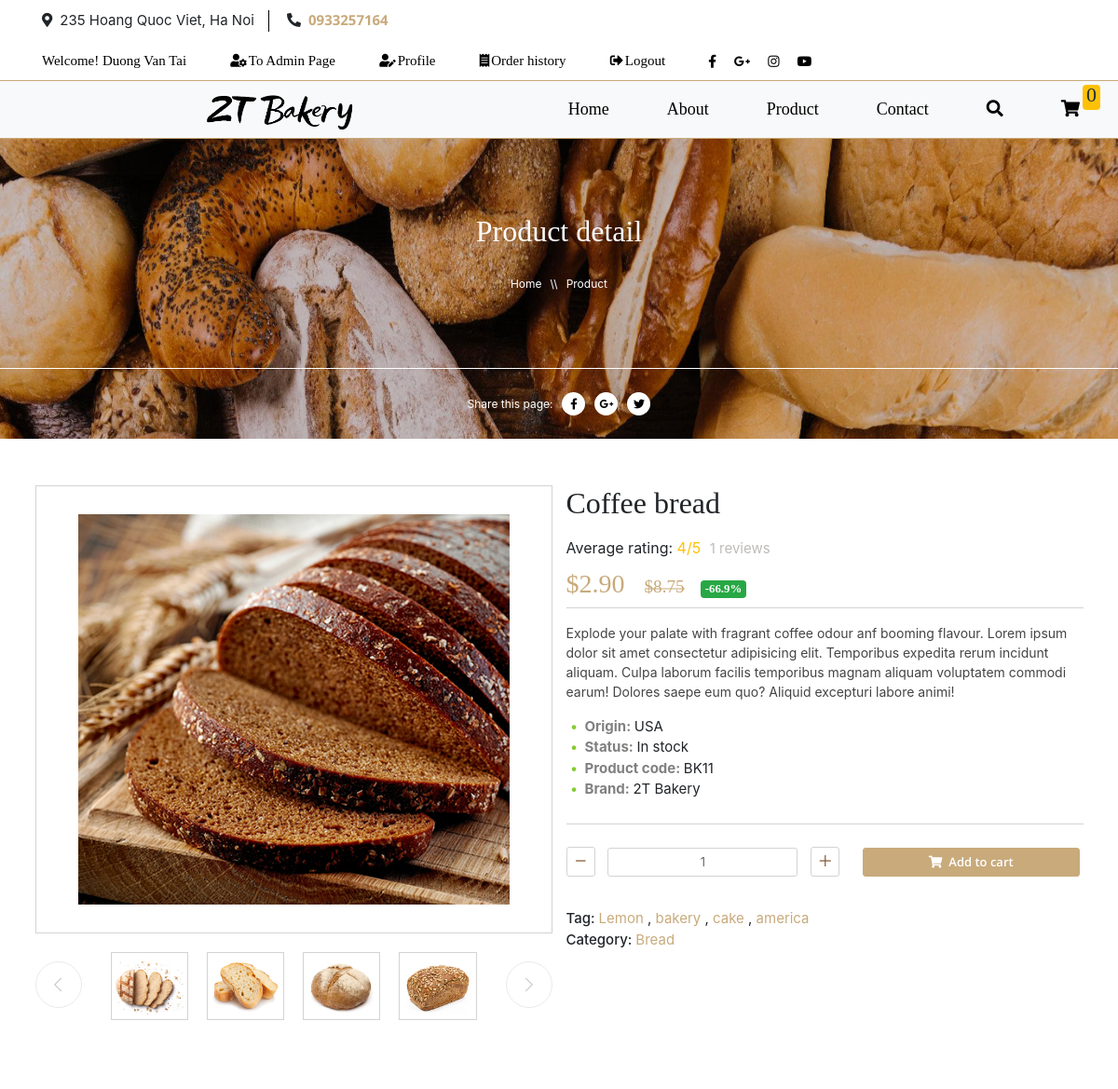
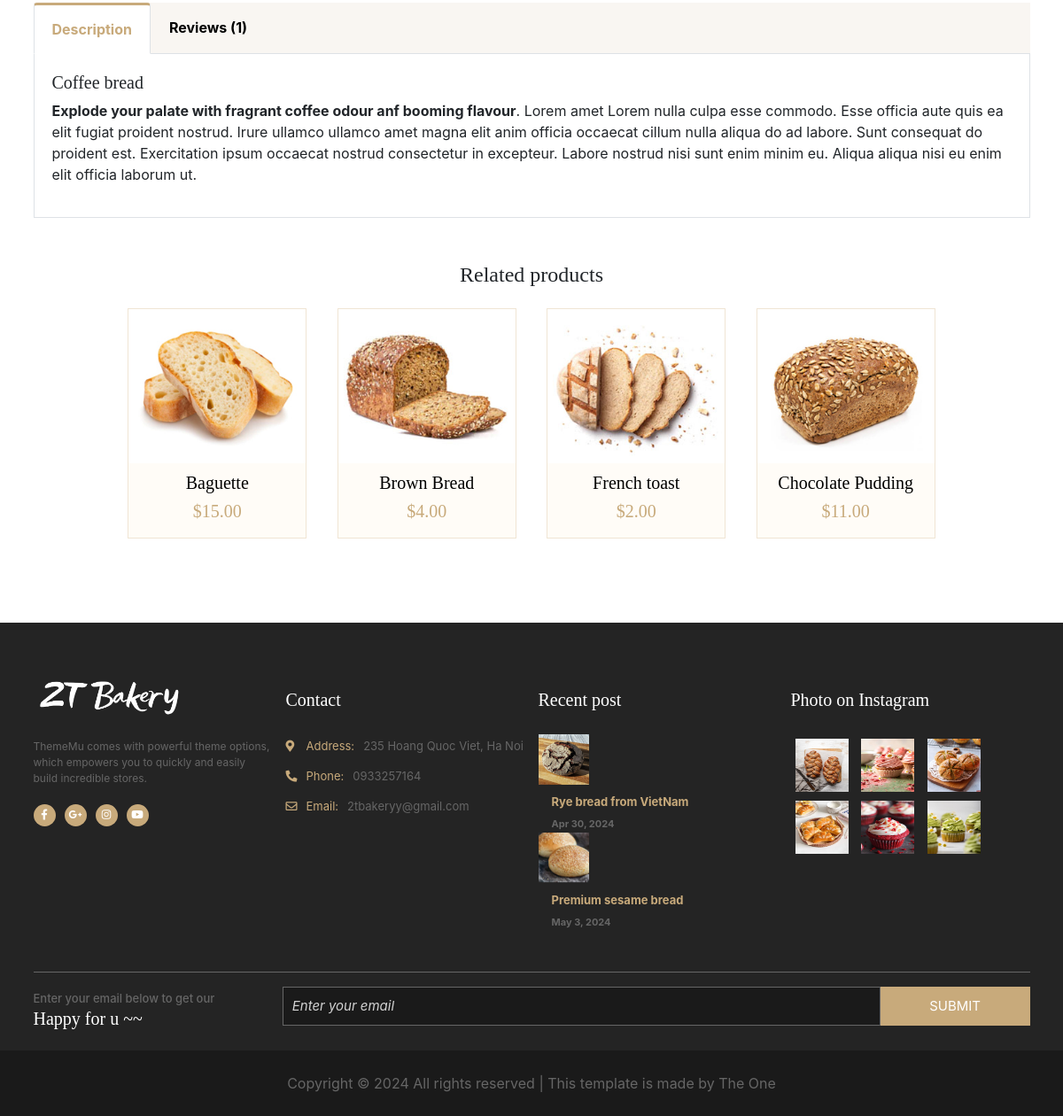
Screenshot of /?controller=product&action=productDetail&id=11 (signed in) with the database file from the repository (2 pictures, top to bottom).
### tables this page shows
CREATE TABLE `account` (
  `id` int(11) NOT NULL,
  `fname` varchar(100) NOT NULL,
  `lname` varchar(100) NOT NULL,
  `email` varchar(100) NOT NULL,
  `phone` varchar(100) NOT NULL,
  `password` varchar(100) NOT NULL,
  `remember_token` varchar(150) DEFAULT NULL,
  `province` varchar(50) NOT NULL,
  `address` varchar(255) DEFAULT NULL,
  `role` varchar(50) DEFAULT 'customer',
  `status` tinyint(1) DEFAULT 1 COMMENT '1 là ok, 0 bị khóa',
  `created_at` date DEFAULT current_timestamp(),
  `updated_at` date DEFAULT current_timestamp()
);

CREATE TABLE `product` (
  `id` int(11) NOT NULL,
  `name` varchar(200) NOT NULL,
  `image` varchar(200) NOT NULL,
  `price` float(9,3) NOT NULL,
  `sale_price` float(9,3) DEFAULT 0.000,
  `description` text DEFAULT NULL,
  `origin` varchar(100) NOT NULL,
  `quantity` int(11) NOT NULL DEFAULT 1,
  `status` tinyint(1) DEFAULT 1 COMMENT '1 là hiển thị, 0 ẩn',
  `category_id` int(11) NOT NULL,
  `created_at` date DEFAULT current_timestamp(),
  `updated_at` date DEFAULT current_timestamp()
);

CREATE TABLE `category` (
  `id` int(11) NOT NULL,
  `name` varchar(100) NOT NULL,
  `status` tinyint(1) DEFAULT 1 COMMENT '1 là hiển thị, 0 ẩn',
  `priority` tinyint(4) DEFAULT 1,
  `created_at` date DEFAULT current_timestamp(),
  `updated_at` date DEFAULT current_timestamp()
);

### Application/Views/site/product/product_detail.php (the view, shortened to what the rows shown need)
<?php view('shared.site.header', [
    'title' => 'Product Detail'
]);
?>
<section class="banner product-detail-banner">
    <div class="container-fluid banner-title">
        <div class="row">
            <div class="col-md-12">
                <h2 id="motto">Product detail</h2>
                <span>Home</span> &nbsp;<span>\\</span> &nbsp;<span>Product</span>
            </div>
        </div>
    </div>
    <div class="container-fluid banner-share">
        <div class="row">
            <span>Share this page:</span>
            <div class="banner-social">
                <a href="#"><i class="fab fa-facebook-f"></i></a>
                <a href="#"><i class="fab fa-google-plus-g"></i></a>
                <a href="#"><i class="fab fa-twitter"></i></a>
            </div>
        </div>
    </div>
</section>
<section class="product-details p-50">
    <div class="container">
        <div class="row">
            <div class="col-md-6">
                <div class="product__details__pic">
                    <div class="product-detail-big-pic">
                        <img src="./public/uploads/<?= $pro["image"] ?>" alt="">
                    </div>
                    <div id="carouselId" class="carousel slide" data-ride="carousel">
                        <div class="carousel-inner" role="listbox">
                            <div class="carousel-item active">
                                <div class="d-none d-lg-block">
                                    <div class="slide-box">
                                        <img class="product-img-item" src="./public/uploads/bread-8.jpg"
                                            alt="First slide">
                                        <img class="product-img-item" src="./public/uploads/bread-9.png"
                                            alt="First slide">
                                        <img class="product-img-item" src="./public/uploads/bread-10.png"
                                            alt="First slide">
                                        <img class="product-img-item" src="./public/uploads/bread-11.png"
                                            alt="First slide">
                                    </div>
                                </div>
                            </div>
                        </div>
                        <a class="carousel-control-prev" href="#carouselId" role="button" data-slide="prev">
                            <i class="ti ti-angle-left"></i>
                        </a>
                        <a class="carousel-control-next" href="#carouselId" role="button" data-slide="next">
                            <i class="ti ti-angle-right"></i>
                        </a>
                    </div>
                </div>
            </div>
            <div class="col-md-6">
                <div class="product__details__text">
                    <h2 style="margin-bottom: 1rem"><?= $pro["name"] ?></h2>
                    <div class="rating">
                        <span>Average rating:</span><span style="color: #ffc107">
                            <?= round($avg['rating'], 1) ?>/5</span>
                        <span id="customer-review-no"> <?= sizeof($reviews) ?> reviews</span>
                        <?php if ($pro['sale_price'] < $pro['price'] && $pro['sale_price'] > 0) : ?>
                        <h3 class="product__details__price">$<?= number_format($pro["sale_price"], 2, '.', '') ?> &nbsp;
                            <span class="strikeout"
                                style="font-size:1.2rem">$<?= number_format($pro["price"], 2, '.', '') ?></span>
                            <span style="font-size: 0.8rem"
                                class="badge badge-success">-<?= round((1 - ($pro['sale_price'] / $pro['price'])) * 100, 1) ?>%</span>
                        </h3>
                        <?php else : ?>
                        <h3 class="product__details__price">$<?= number_format($pro["price"], 2, '.', '') ?> </h3>
                        <?php endif; ?>
                    </div>
                    <p class="p-desc"><?= $pro["description"] ?>. Lorem ipsum dolor sit amet consectetur adipisicing
                        elit. Temporibus expedita rerum
                        incidunt aliquam. Culpa laborum facilis temporibus magnam aliquam voluptatem commodi earum!
                        Dolores saepe eum quo? Aliquid excepturi labore animi!</p>
                    <ul class="pro-info-list">
                        <li><span>Origin: </span><?= strtoupper($pro["origin"]) ?></li>
                        <li><span>Status: </span>In stock</li>
                        <li><span>Product code: </span> BK<?= $pro["id"] ?>
                        </li>
                        <li><span>Brand: </span>2T Bakery</li>
                    </ul>
                    <div class="product__details__button">
                        <form action="./?controller=cart&action=addQuantity&id=<?= $pro['id'] ?>" method="POST"
                            class="add-quantity-form">
                            <div class="pro-qty">
                                <div class="dec qtybtn" onclick="decrease(<?= $pro['id'] ?>)"><i
                                        class="ti ti-minus"></i></div>
                                <input type="number" value="1" id="<?= $pro['id'] ?>quantity" name="more" min="1">
                                <div class="inc qtybtn" onclick="increase(<?= $pro['id'] ?>)"><i class="ti ti-plus"></i>
                                </div>
                            </div>
                            <a class="add-to-cart-pro-detail"><button type="submit"><i class="fas fa-shopping-cart"
                                        style="font-size:13px"></i><span>Add to
                                        cart</span></button></a>
                        </form>
                    </div>
                    <div class="product__details__more">
                        <div class="tag"> <span class="more-title">Tag: </span>
                            <ul>
                                <li><a href="#">Lemon</a><span> ,</span></li>
                                <li><a href="#">bakery</a><span> ,</span></li>
                                <li><a href="#">cake</a><span> ,</span></li>
                                <li><a href="#">america</a></li>
                            </ul>
                        </div>
                        <div class="category"> <span class="more-title">Category: </span>
                            <ul>
                                <li><a href="#"><?= $cat['name'] ?></a></li>
                            </ul>
                        </div>
                    </div>
                </div>
            </div>
            <div class="col-lg-12">
                <div class="product__details__tab p-50">
                    <ul class="nav nav-tabs" role="tablist">
                        <li class="nav-item">
                            <a class="nav-link  active desc-tab" id="desc-tab" data-toggle="tab" href="#tabs-1"
                                role="tab"
                                onclick="document.getElementById('rev-tab').classList.remove('active');this.classList.add('active') ;document.getElementById('tabs-1').classList.add('active');document.getElementById('tabs-2').classList.remove('active')">Description</a>
                        </li>
                        <li class="nav-item">
                            <a class="nav-link rev-tab" id="rev-tab" data-toggle="tab" href="#tabs-2" role="tab"
                                onclick="document.getElementById('desc-tab').classList.remove('active');this.classList.add('active');document.getElementById('tabs-1').classList.remove('active');document.getElementById('tabs-2').classList.add('active')">
                                Reviews (<?= sizeof($reviews) ?>)</a>
                        </li>
                    </ul>
                    <div class="tab-content">
                        <div class="tab-pane  active" id="tabs-1" role="tabpanel">
                            <h5><?= $pro["name"] ?></h5>
                            <p><b><?= $pro["description"] ?></b>. Lorem amet Lorem nulla culpa esse commodo. Esse
                                officia aute quis ea elit
                                fugiat proident nostrud. Irure ullamco ullamco amet magna elit anim officia occaecat
                                cillum nulla aliqua do ad labore. Sunt consequat do proident est. Exercitation ipsum
                                occaecat nostrud consectetur in excepteur. Labore nostrud nisi sunt enim minim eu.
                                Aliqua aliqua nisi eu enim elit officia laborum ut.</p>
                        </div>
                    </div>
                </div>
            </div>
        </div>
        <div class="row">
            <div class="col-lg-12  ">
                <div class="related__title text-center">
                    <h4>Related products</h4>
                </div>
                <div class="content-block">
                    <ul id='pro-list'>
                        <?php foreach ($pro_same_cat as $pro) : ?>
                        <li>
                            <a href="./?controller=product&action=productDetail&id=<?= $pro['id'] ?>">
                                <div class="pro-block">
                                    <div class="pro-img"><img src="./public/uploads/<?= $pro["image"] ?>">
                                    </div>
                                    <div class="pro-info">
                                        <h5><?= $pro["name"] ?></h5>
                                        <h5>$<?= number_format($pro['sale_price'] > 0 ? $pro['sale_price'] : $pro['price'], 2, '.', '') ?>
                                        </h5>
                                    </div>
                                </div>
                            </a>
                        </li>
                        <?php endforeach; ?>
                    </ul>
                </div>
            </div>
        </div>
    </div>
</section>

### Application/Views/shared/site/login.php (shortened to what the rows shown need)
<?php
if (!empty($_SESSION['user'])) {
    $user_session = $_SESSION['user']; ?>
    <span class='welcome'>Welcome! <?= $user_session['fname'] ?? '' ?> <?= $user_session['lname'] ?? '' ?></span>
    <?php if ($user_session['role'] == 'admin') : ?>
        <a href='?module=admin&controller=customer&controller=dashboard'>
            <button class='login-modal' style='width:auto'><i class="fas fa-user-cog" style='font-size: 14px'></i>To Admin Page</button>
        </a>
    <?php endif; ?>
    <a href='?controller=customer&action=viewProfile'>
        <button class='login-modal' style='width:auto'><i class='fas fa-user-edit' style='font-size: 14px'></i>Profile</button>
    </a>
    <a href='?controller=customer&action=listOrders'>
        <button class='login-modal' style='width:auto'><i class='fas fa-receipt' style='font-size: 14px'></i>Order
            history</button>
    </a>
    <a href='?controller=verify&action=logout'>
        <button class='login-modal' style='width:auto'><i class='fas fa-sign-out-alt' style='font-size: 14px'></i>Logout</button>
    </a>
<?php } else { ?>
    <button class='login-modal' onclick="document.getElementById('id01').style.display='block'" style='width:auto'><i class='fas fa-sign-in-alt' style='font-size: 14px'></i>Login</button>
<?php } ?>

### rows the page displays
account: fname "Duong Van", lname "Tai"
product: image (picture), name "Coffee bread", sale_price "2.90", price "8.75", (1 - ($pro['sale_price'] / $pro['price'])) * 100 "66.9", description "Explode your palate with fragrant coffee odour anf booming flavour", origin "USA", id "11"
category: name "Bread"
product: image (picture), name "Baguette", sale_price "15.00"
product: image (picture), name "Brown Bread", sale_price "4.00"
product: image (picture), name "French toast", sale_price "2.00"
product: image (picture), name "Chocolate Pudding", sale_price "11.00"

### other values shown
$_SESSION['total_quantity'] "0"
$avg['rating'] "4"
sizeof($reviews) "1"
